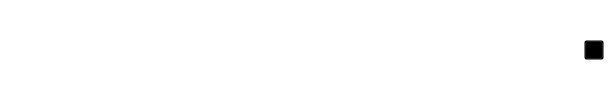
                         <widget class="QFrame" name="frame_22">
                          <property name="styleSheet">
                           <string notr="true">background:transparent;</string>
                          </property>
                          <property name="frameShape">
                           <enum>QFrame::StyledPanel</enum>
                          </property>
                          <property name="frameShadow">
                           <enum>QFrame::Raised</enum>
                          </property>
                          <layout class="QHBoxLayout" name="horizontalLayout_14">
                           <item>
                            <widget class="QLabel" name="label_27">
                             <property name="minimumSize">
                              <size>
                               <width>270</width>
                               <height>0</height>
                              </size>
                             </property>
                             <property name="styleSheet">
                              <string notr="true">width: 387;
height: 49;
top: 390px;
left: 333px;
font-family: Kdam Thmor Pro;
font-weight: 400;
font-size: 32px;
line-height: 100%;
letter-spacing: 2px;
text-align: center;
color: rgba(255, 255, 255, 0.8);
</string>
                             </property>
                             <property name="text">
                              <string>your secret message......</string>
                             </property>
                            </widget>
                           </item>
                           <item>
                            <widget class="QLabel" name="label_28">
                             <property name="styleSheet">
                              <string notr="true">width: 160;
height: 37;
top: 396px;
left: 826px;
font-family: Kdam Thmor Pro;
font-weight: 400;
font-size: 24px;
line-height: 100%;
letter-spacing: 2px;
text-align: center;
color: rgba(255, 255, 255, 0.6);
</string>
                             </property>
                             <property name="text">
                              <string>17/10/2024</string>
                             </property>
                            </widget>
                           </item>
                           <item>
                            <widget class="QPushButton" name="pushButton_17">
                             <property name="maximumSize">
                              <size>
                               <width>20</width>
                               <height>20</height>
                              </size>
                             </property>
                             <property name="text">
                              <string/>
                             </property>
                             <property name="icon">
                              <iconset>
                               <normaloff>:/img/trash.png</normaloff>:/img/trash.png</iconset>
                             </property>
                            </widget>
                           </item>
                          </layout>
                         </widget>
